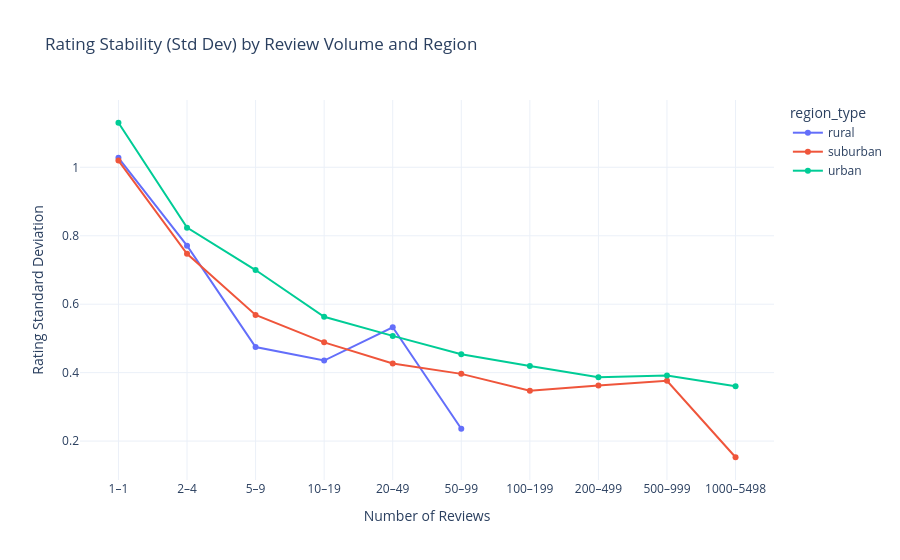

The notebook cell saved with this chart:
### Code cell
# Visualization: Plotting rating trends to identify stability thresholds
import plotly.express as px

#Drop blank biz values
plot_data = regional_summary.dropna(subset=['rating_std'])

fig = px.line(
    plot_data, 
    x="review_bin", 
    y="rating_std", 
    color="region_type",
    markers=True,
    title="Rating Stability (Std Dev) by Review Volume and Region",
    labels={"rating_std": "Rating Standard Deviation", "review_bin": "Number of Reviews"},
    category_orders={"review_bin": labels} # Ensures bins stay in numerical order
)

fig.update_layout(template="plotly_white", hovermode="x unified")
fig.show()

### Figure 1 — Plotly figure (JSON) as saved in the notebook; plotly's stock layout.template omitted (floating-point values rounded to 4 significant figures)
{"data": [{"hovertemplate": "region_type=rural<br>Number of Reviews=%{x}<br>Rating Standard Deviation=%{y}<extra></extra>", "legendgroup": "rural", "line": {"color": "#636efa", "dash": "solid"}, "marker": {"symbol": "circle"}, "mode": "lines+markers", "name": "rural", "orientation": "v", "showlegend": true, "type": "scatter", "x": ["1–1", "2–4", "5–9", "10–19", "20–49", "50–99"], "xaxis": "x", "y": [1.028, 0.7709, 0.4747, 0.4353, 0.5325, 0.2359], "yaxis": "y"}, {"hovertemplate": "region_type=suburban<br>Number of Reviews=%{x}<br>Rating Standard Deviation=%{y}<extra></extra>", "legendgroup": "suburban", "line": {"color": "#EF553B", "dash": "solid"}, "marker": {"symbol": "circle"}, "mode": "lines+markers", "name": "suburban", "orientation": "v", "showlegend": true, "type": "scatter", "x": ["1–1", "2–4", "5–9", "10–19", "20–49", "50–99", "100–199", "200–499", "500–999", "1000–5498"], "xaxis": "x", "y": [1.02, 0.7471, 0.5686, 0.4885, 0.4267, 0.3964, 0.3468, 0.3627, 0.3763, 0.1528], "yaxis": "y"}, {"hovertemplate": "region_type=urban<br>Number of Reviews=%{x}<br>Rating Standard Deviation=%{y}<extra></extra>", "legendgroup": "urban", "line": {"color": "#00cc96", "dash": "solid"}, "marker": {"symbol": "circle"}, "mode": "lines+markers", "name": "urban", "orientation": "v", "showlegend": true, "type": "scatter", "x": ["1–1", "2–4", "5–9", "10–19", "20–49", "50–99", "100–199", "200–499", "500–999", "1000–5498"], "xaxis": "x", "y": [1.13, 0.8237, 0.6998, 0.5634, 0.5074, 0.4539, 0.4192, 0.3867, 0.3918, 0.3601], "yaxis": "y"}], "layout": {"hovermode": "x unified", "legend": {"title": {"text": "region_type"}, "tracegroupgap": 0}, "title": {"text": "Rating Stability (Std Dev) by Review Volume and Region"}, "xaxis": {"anchor": "y", "categoryarray": ["1–1", "2–4", "5–9", "10–19", "20–49", "50–99", "100–199", "200–499", "500–999", "1000–5498"], "categoryorder": "array", "domain": [0, 1], "title": {"text": "Number of Reviews"}}, "yaxis": {"anchor": "x", "domain": [0, 1], "title": {"text": "Rating Standard Deviation"}}}}
